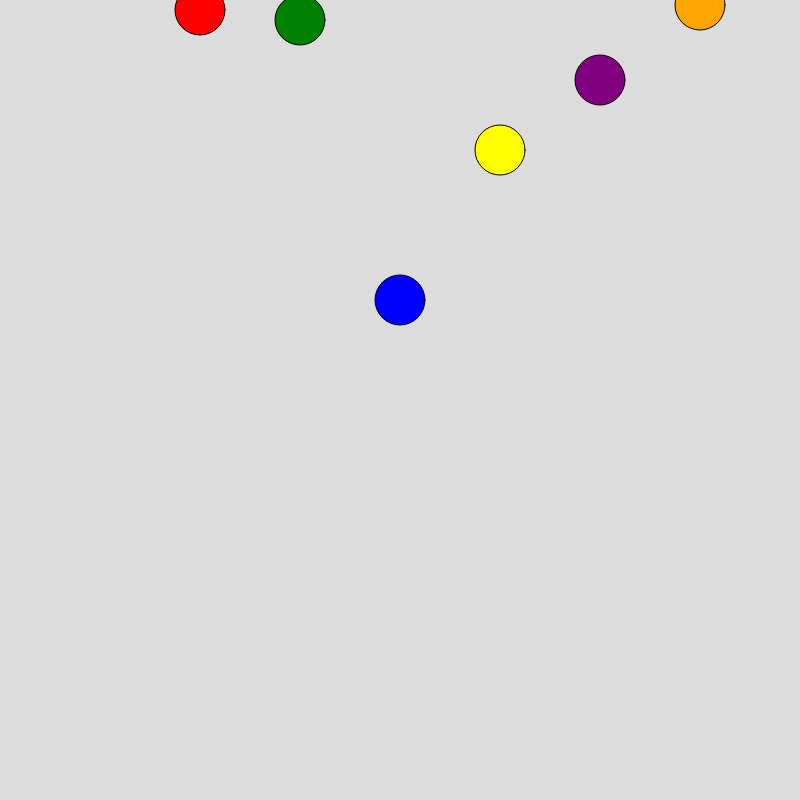
Frame 1 (no input)
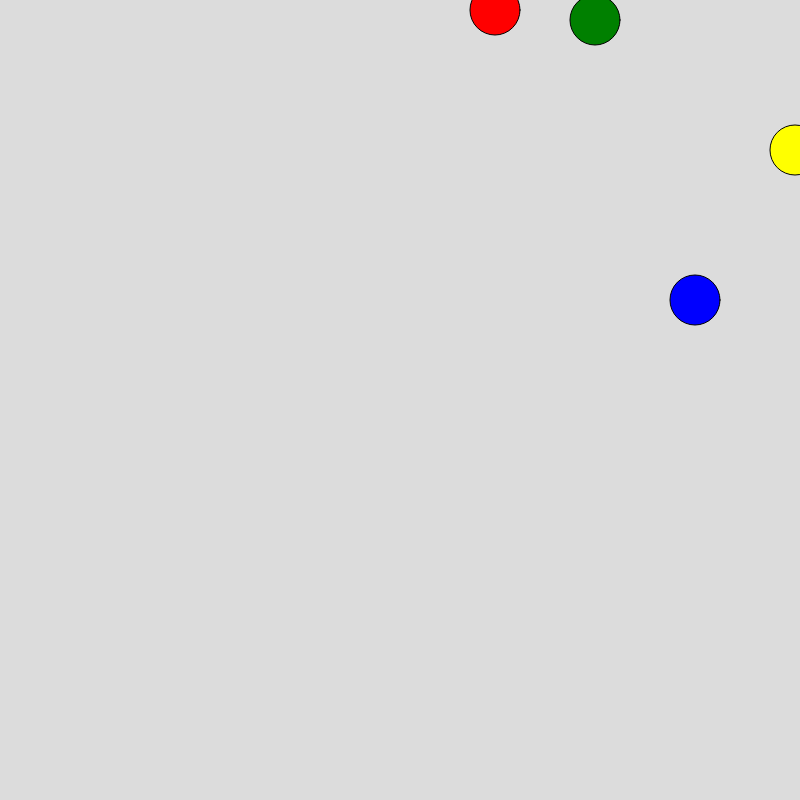
Frame 60 (no input)
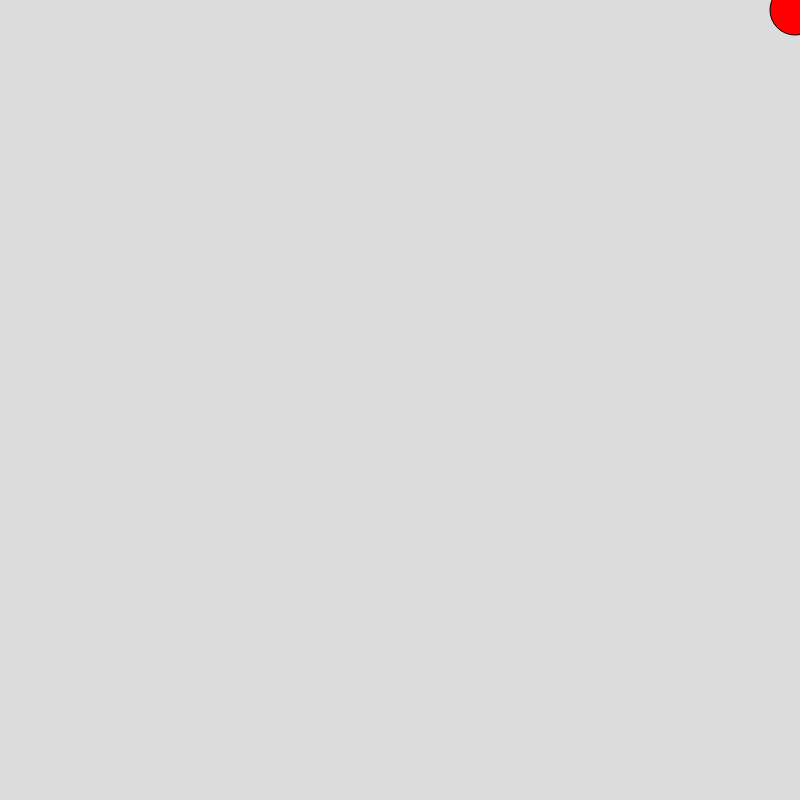
Frame 120 (the mouse pressed at the canvas centre since frame 60)

The p5.js sketch that drew these frames (run headless with seeded random() and noise() and a simulated clock; from frame 60 on, the mouse is pressed at the canvas centre):

// p5.js sketch
// ── sketch.js
//Array is a data structure that can hold multiple values. Each value in an array is called an element, and each element has a numeric index that starts at 0.
//Array 是一種可以儲存多個值的資料結構。數組中的每個值都稱為“元素 element”，並且每個element都有一個從 0 開始的數字索引。

/*let x1 = 200
let x2 = 300
let x3 = 400 */

// instead of creating a variable for each value, we can store the values in an array
// 我們可以將值存儲在數組中，而不是為每個值創建一個變量

let xPosition = [200, 300, 400, 500, 600, 700]  // an array with 6 elements
let yPosition = [10, 20, 300, 150, 80, 5]  // an array with 6 elements
let colors = ['red', 'green', 'blue', 'yellow', 'purple', 'orange']  // an array with 6 elements

function setup() {
  createCanvas(800, 800);
}

function draw() {
  background(220);
  fill('red')

  // instead of repeating the code 3 times [1], we can use a for loop to draw the circles
  for (let i = 0; i < xPosition.length; i++){   //for (let i = 0;  i < 3; i++) { 
    fill(colors[i])  // set the fill color to the color at index i in the colors array
    circle (xPosition[i], yPosition[i], 50)
    xPosition[i] += 5   // move the circle to the right
  }

  /*[1] circle (xPosition[0], 200, 50)  // starting from postion 0
  circle (xPosition[1], 200, 50)  // starting from postion 1
  circle (xPosition[2], 200, 50)  // starting from postion 2 */

}
